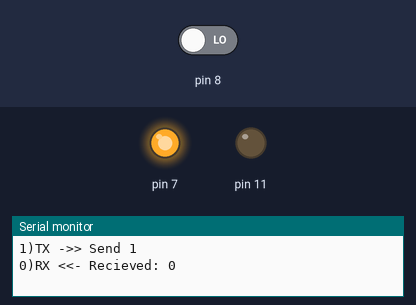
This sketch was run on a simulated Arduino Uno, built with avr-gcc and run on an emulated ATmega328P. On the bench: output pins drawn as LEDs (lit = HIGH), the last lines printed to the serial monitor. Inputs (shaded band) come from the test bench; at power-on: pin 8 LOW. Random numbers use the default seed unless the sketch sets one.

Above: at 1.2 s.
1.3 s: pin 8 driven HIGH
At 3.3 s:
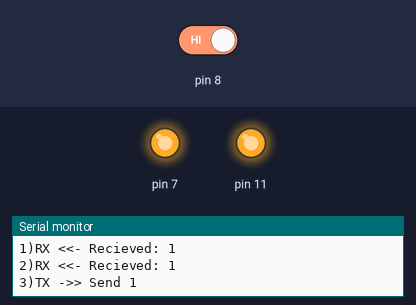
At 4.2 s:
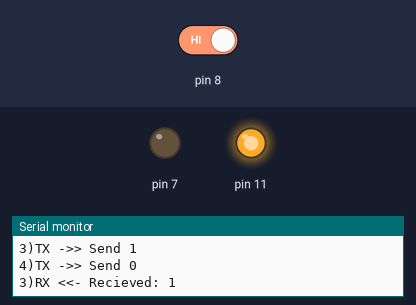
4.3 s: pin 8 driven LOW
At 5.6 s:
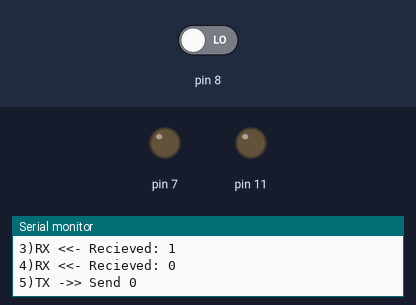
Timing chart, 0 to 16.1 s (numbered marks = the images above; inputs shaded):
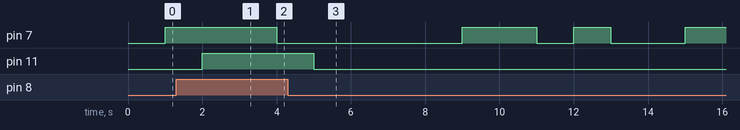

Measured:
- after the input at 1.3 s, pin 11: LOW → HIGH after 0.70 s
- after the input at 4.3 s, pin 11: HIGH → LOW after 0.70 s

The sketch:

NRZ.ino
```cpp
// Define Rate consts
#define bit_time 1000
#define samp_num 5
void setup()
{
  // Config Block
  pinMode(7, OUTPUT);
  pinMode(8, INPUT);
  pinMode(11, OUTPUT);
  Serial.begin(9600);
}

//  Trasnmiter global variables
unsigned int T_curr_time = 0;                                     // Tx timestamps variables
unsigned int T_ref_time = 0;
int bit_send = 0;                                                 // Current bit to transmit
int i = 1;                                                        // Current transmiting bit index

//  Reciever global variables
unsigned int R_curr_time = 0;                                     // Rx timestamps variables
unsigned int R_ref_time = 0;
int curr_bit = 0;                                                 // Current recieved bit
int cycle_cnt = 0;                                                // Cycle counter var.
int msg = 0;                                                      // Total message var.
int shift = 1;                                                    // Shift process var.
int j = 0;                                                        // Current recieved bit index

void loop()
{
  // Priority Block:
  Tx();
  Rx();
}
void Tx() {
  // Transmitter Block:
  T_curr_time = millis();                                         // Sample Current time
  if (T_curr_time - T_ref_time >= bit_time) {                     // Branch according to bit_time
    Serial.print(i);
    Serial.print(")");
    Serial.print("TX ->>");
    T_ref_time = T_curr_time;                                     // Update Tx reference time var
    bit_send = random(0, 2);                                      // Generate random bit value
    Serial.print(" Send ");
    Serial.println(bit_send);
    digitalWrite(7, bit_send);                                    // Transmit generated bit
    i++;                                                          // Current Transmiting bit index inc
  }
}

void Rx() {
  // Reciever Block:
  R_curr_time = millis();                                         // Sample Current time
  if (R_curr_time - R_ref_time >= bit_time / samp_num) {          // Branch according to bit time div. samples number
    R_ref_time = R_curr_time;                                     // Update Rx reference time var
    curr_bit = digitalRead(8);                                    // Read trasmitted bit
    msg = msg + curr_bit * shift;                                 // Update current bit to msg representation
    if ( cycle_cnt == samp_num - 1) {
      msg = (msg & 14) >> 1;                                      // in last cycle normalize to 3 bit
      Serial.print(j);
      Serial.print(")");
      j++;
      if (msg == 0){                                              // By checking the 3 bit msg we convert to '1'/'0'/Error
        Serial.println("RX <<- Recieved: 0");
      digitalWrite(11, LOW);
      }
      if (msg == 7){
        Serial.println("RX <<- Recieved: 1");
      digitalWrite(11, HIGH);
      }
      if (msg != 7 && msg != 0)
        Serial.println("RX <<- Error - no bit recieved");
      msg = 0;                                                    // Reset variables after last cycle
      cycle_cnt = 0;
      shift = 1;
      return;
    }
    cycle_cnt++;                                                  // Cycle counter inc.
    shift = shift << 1;                                           // Update shl_helper variable
  }
}
```
